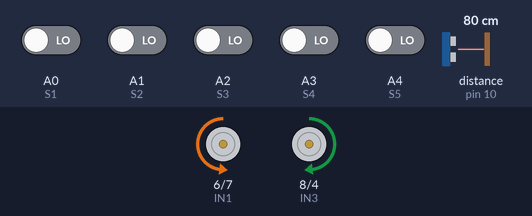
The sketch below on a simulated Arduino Uno, built with avr-gcc and run on an emulated ATmega328P. Shown: motor-driver pin pairs drawn as motors (green arrow = first pin HIGH = forward, orange = second pin HIGH = backward, longer = more drive, scaled by the enable pin). Wiring (inferred from the names in the program): ultrasonic range finder: trigger pin 9; echo pin 10. The test bench sets the inputs (shaded band); at power-on: A0 (S1), A1 (S2), A2 (S3), A3 (S4), A4 (S5) LOW, distance to the obstacle (sensor on pin 10) 80 cm. The echo pulse lasts 58.3 µs per cm.

Above: at 1.2 s.
1.3 s: distance to the obstacle (sensor on pin 10) set to 18 cm
2.8 s: distance to the obstacle (sensor on pin 10) set to 13 cm
At 3.2 s:
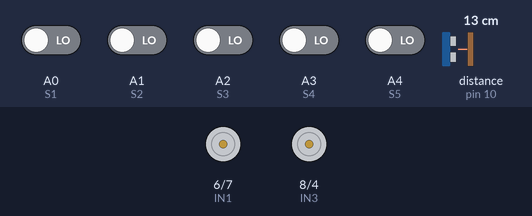
5.8 s: distance to the obstacle (sensor on pin 10) set to 35 cm
8.4 s: A0 (S1) driven HIGH
At 8.7 s:
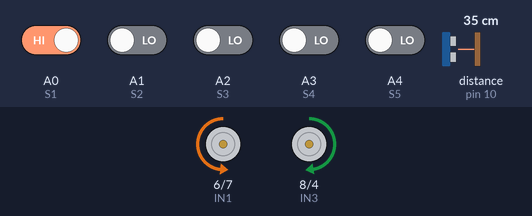
9.9 s: A3 (S4) driven HIGH
At 11.0 s:
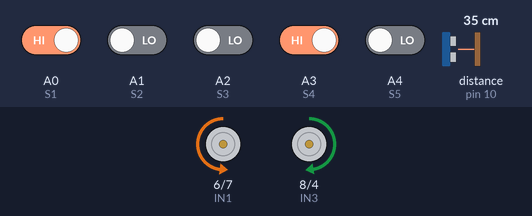
11.4 s: A1 (S2) driven HIGH
At 12.1 s:
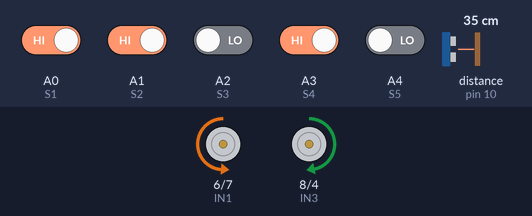
Timing chart, 0 to 13.9 s (numbered marks = the images above; inputs shaded):
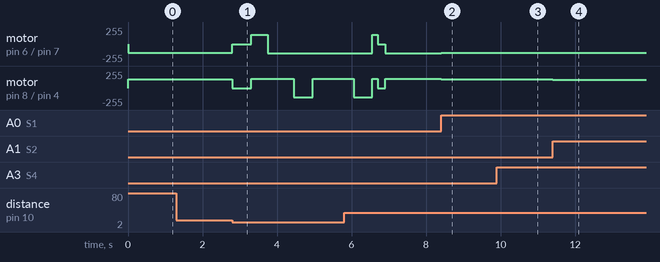

The sketch:

line_following_obstacle_avoidance.ino
```cpp
// -------- IR Sensor Array --------
#define S1 A0
#define S2 A1
#define S3 A2
#define S4 A3
#define S5 A4

// -------- Motor Driver Pins --------
#define ENA 3
#define IN1 6
#define IN2 7

#define ENB 5
#define IN3 8
#define IN4 4

// -------- Ultrasonic Sensor --------
#define TRIG 9
#define ECHO 10

// -------- Speeds --------
int baseSpeed = 130;
int maxSpeed = 200;
int recoverySpeed = 120;
int avoidSpeed = 140; // Speed for obstacle maneuver

// -------- Non-Blocking Timer Variables --------
unsigned long lastDistanceCheck = 0;
const int checkInterval = 100;
float currentDistance = 999;

// -------- PID Constants --------
float Kp = 1.0;
float Ki = 0.0;
float Kd = 14.0;

float P=0, I=0, D=0;
float error=0, previousError=0;
float lastSeen = 0;
float PID_value=0;

bool all_black = false;
int allBlackCount = 0;

void setup() {
  pinMode(S1, INPUT);
  pinMode(S2, INPUT);
  pinMode(S3, INPUT);
  pinMode(S4, INPUT);
  pinMode(S5, INPUT);

  pinMode(ENA, OUTPUT);
  pinMode(IN1, OUTPUT);
  pinMode(IN2, OUTPUT);

  pinMode(ENB, OUTPUT);
  pinMode(IN3, OUTPUT);
  pinMode(IN4, OUTPUT);

  pinMode(TRIG, OUTPUT);
  pinMode(ECHO, INPUT);

  Serial.begin(9600);
}

void loop() {
  unsigned long currentMillis = millis();

  // 1. -------- NON-BLOCKING ULTRASONIC CHECK --------
  if (currentMillis - lastDistanceCheck >= checkInterval) {
    lastDistanceCheck = currentMillis;
    digitalWrite(TRIG, LOW);
    delayMicroseconds(2);
    digitalWrite(TRIG, HIGH);
    delayMicroseconds(10);
    digitalWrite(TRIG, LOW);
    long duration = pulseIn(ECHO, HIGH, 10000);
    currentDistance = (duration > 0) ? (duration * 0.034 / 2) : 999;
  }

  // 2. -------- OBSTACLE HANDLING (WALL FOLLOW BYPASS) --------
  if (currentDistance > 0 && currentDistance < 15) {
    avoidObstacle();
    currentDistance = 999;
    return;
  }

  // 3. -------- SENSOR READING --------
  int s1 = digitalRead(S1);
  int s2 = digitalRead(S2);
  int s3 = digitalRead(S3);
  int s4 = digitalRead(S4);
  int s5 = digitalRead(S5);

  // 4. -------- LINE LOST / RECOVERY --------
  if (s1 == 1 && s2 == 1 && s3 == 1 && s4 == 1 && s5 == 1) {
    recoverLine();
    return;
  }

  // 5. -------- ALL BLACK DETECTION --------
  if (s1 == 0 && s2 == 0 && s3 == 0 && s4 == 0 && s5 == 0) {
    if (!all_black) {
      allBlackCount++;
      all_black = true;
      if (allBlackCount == 2) {
        delay(200);
        stopMotor();
        while (1);
      }
    }
  } else {
    all_black = false;
  }

  // 6. -------- WEIGHTED ERROR CALCULATION --------
  int weights[5] = {-8, -4, 0, 4, 8};
  int sensors[5] = {s1, s2, s3, s4, s5};
  float sum = 0;
  int count = 0;

  for (int i = 0; i < 5; i++) {
    if (sensors[i] == 0) {
      sum += weights[i];
      count++;
    }
  }

  if (count > 0) {
    error = sum / count;
    lastSeen = error;
  } else {
    error = (lastSeen > 0) ? 10 : -10;
  }

  // 7. -------- PID CALCULATION --------
  P = error;
  I = constrain(I + error, -50, 50);
  D = error - previousError;
  PID_value = (Kp * P) + (Ki * I) + (Kd * D);
  previousError = error;

  // 8. -------- MOTOR CONTROL --------
  int leftMotorSpeed  = baseSpeed + PID_value;
  int rightMotorSpeed = baseSpeed - PID_value;
  setMotors(constrain(leftMotorSpeed, 0, maxSpeed), constrain(rightMotorSpeed, 0, maxSpeed));
}

// 9. -------- OBSTACLE AVOIDANCE MANEUVER --------
void avoidObstacle() {
  stopMotor();
  delay(500);

  // Turn Left 90 (Adjust delay for your motors)
  setMotors(-avoidSpeed, avoidSpeed);
  delay(450);

  // Move Forward (Clear the side)
  setMotors(avoidSpeed, avoidSpeed);
  delay(700);

  // Turn Right 90
  setMotors(avoidSpeed, -avoidSpeed);
  delay(500);

  // Move Forward (Pass the obstacle)
  setMotors(avoidSpeed, avoidSpeed);
  delay(1100);

  // Turn Right 90 (Angle back toward line)
  setMotors(avoidSpeed, -avoidSpeed);
  delay(500);

  // Move Forward UNTIL sensors see the line
  setMotors(avoidSpeed, avoidSpeed);

  unsigned long startTime = millis();
  // Wait until S2, S3, or S4 hits black (0)
  while(digitalRead(S2) == 1 && digitalRead(S3) == 1 && digitalRead(S4) == 1) {
    if(millis() - startTime > 4000) break; // Safety timeout: 4 seconds
  }

  // Small corrective turn to align with the path
  setMotors(-avoidSpeed, avoidSpeed);
  delay(150);

  stopMotor();
  delay(200);
}

void setMotors(int leftSpeed, int rightSpeed) {
  if (leftSpeed >= 0) {
    digitalWrite(IN1, LOW); digitalWrite(IN2, HIGH);
  } else {
    digitalWrite(IN1, HIGH); digitalWrite(IN2, LOW);
    leftSpeed = -leftSpeed;
  }
  if (rightSpeed >= 0) {
    digitalWrite(IN3, HIGH); digitalWrite(IN4, LOW);
  } else {
    digitalWrite(IN3, LOW); digitalWrite(IN4, HIGH);
    rightSpeed = -rightSpeed;
  }
  analogWrite(ENA, leftSpeed);
  analogWrite(ENB, rightSpeed);
}

void stopMotor() {
  digitalWrite(IN1, LOW); digitalWrite(IN2, LOW);
  digitalWrite(IN3, LOW); digitalWrite(IN4, LOW);
  analogWrite(ENA, 0); analogWrite(ENB, 0);
}

void recoverLine() {
  if (lastSeen < 0) setMotors(-recoverySpeed, recoverySpeed);
  else setMotors(recoverySpeed, -recoverySpeed);
  while (digitalRead(S1) == 1 && digitalRead(S2) == 1 && digitalRead(S3) == 1 &&
         digitalRead(S4) == 1 && digitalRead(S5) == 1);
}
```

Measured:
- the behaviour switches between 16 and 15 cm on distance to the obstacle (sensor on pin 10) (found by bisection; images 0 and 1)
- after the input at 1.3 s, every drawn part: stays the same
- after the input at 2.8 s, motor on pin 6 (IN1) / pin 7 (IN2): backward 130/255 → stopped at once, → forward 140/255 0.50 s later, → backward 140/255 0.45 s later; motor on pin 8 (IN3) / pin 4 (IN4): forward 130/255 → stopped at once, → forward 140/255 0.50 s later, → backward 140/255 1.2 s later, → forward 140/255 0.50 s later
- after the input at 8.4 s, motor on pin 6 (IN1) / pin 7 (IN2): backward 140/255 → backward 132/255 at once; motor on pin 8 (IN3) / pin 4 (IN4): forward 140/255 → forward 128/255 at once
- after the input at 9.9 s, motor on pin 6 (IN1) / pin 7 (IN2): backward 132/255 → backward 131/255 at once
- after the input at 11.4 s, motor on pin 6 (IN1) / pin 7 (IN2): backward 131/255 → backward 134/255 at once; motor on pin 8 (IN3) / pin 4 (IN4): forward 128/255 → forward 126/255 at once
